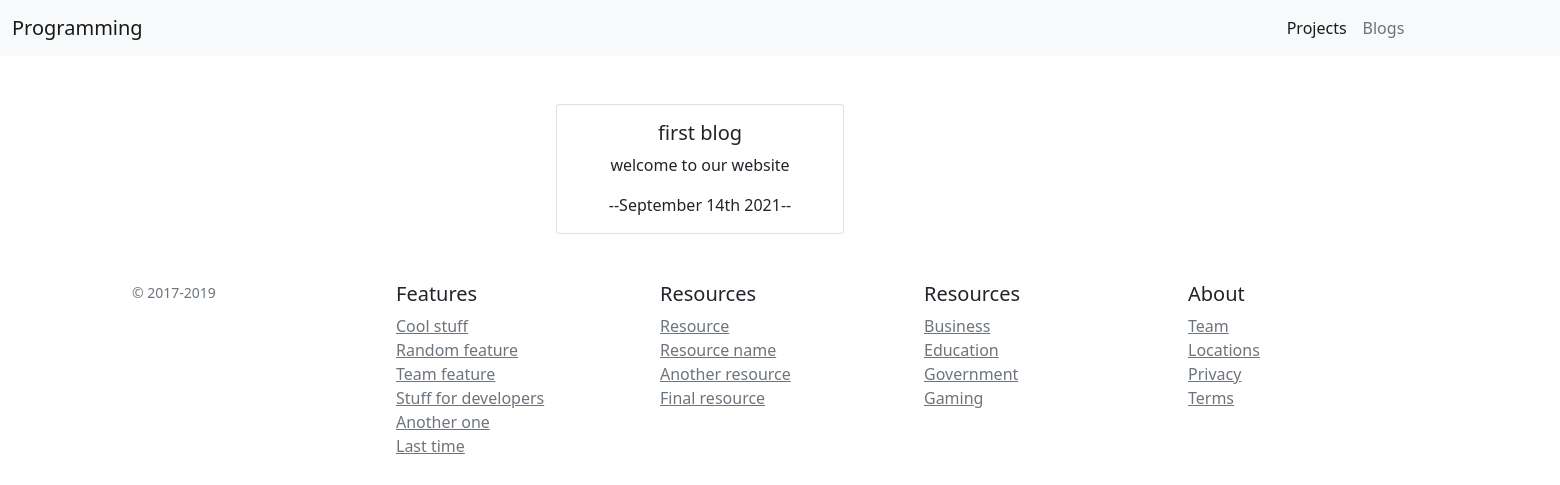
Page /blog/1/ on the committed database.
### blog/models.py (models this page shows)
class Blog(models.Model):
   title = models.CharField(max_length=200)
   description = models.TextField()
   date = models.DateField()
   def __str__(self):
      return self.title

### blog/views.py (the view)
# urls.py: path('<int:id>/',views.blog_detail,name='blog-detail'),
def blog_detail(request,id):
   blog = get_object_or_404(Blog,id=id)
   return render(request,'blog/blog_detail.html',{
      'blog':blog,
   })

### blog/templates/blog/blog_detail.html
{% extends 'base.html' %}
{% block content %}
<div class="container text-center mt-5" style="margin-left: 34rem;">
  <div class="col-md-4">
   <div class="card" style="width: 18rem;">
      <div class="card-body">
      <h5 class="card-title">{{blog}}</h5>
      <p class="card-text"> {{blog.description}} </p>
      <p class="card-text">--{{blog.date|date:'F jS Y'}}--</p>
      </div>
   </div>
</div>
</div>
{% endblock content %}

### rows in the picture
Blog: title "first blog", description "welcome to our website", date "September 14th 2021"
